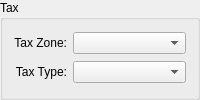
      <widget class="QGroupBox" name="_taxGroup">
       <property name="title">
        <string>Tax</string>
       </property>
       <layout class="QGridLayout" name="gridLayout_3">
        <item row="0" column="0">
         <widget class="QLabel" name="_taxauthLit">
          <property name="text">
           <string>Tax Zone:</string>
          </property>
          <property name="alignment">
           <set>Qt::AlignRight|Qt::AlignTrailing|Qt::AlignVCenter</set>
          </property>
          <property name="buddy">
           <cstring>_taxzone</cstring>
          </property>
         </widget>
        </item>
        <item row="0" column="1">
         <widget class="XComboBox" name="_taxzone">
          <property name="sizePolicy">
           <sizepolicy hsizetype="Expanding" vsizetype="Fixed">
            <horstretch>0</horstretch>
            <verstretch>0</verstretch>
           </sizepolicy>
          </property>
          <property name="allowNull">
           <bool>true</bool>
          </property>
          <property name="nullStr">
           <string>Any</string>
          </property>
          <property name="type">
           <enum>XComboBox::TaxZones</enum>
          </property>
         </widget>
        </item>
        <item row="1" column="0">
         <widget class="QLabel" name="_taxtypeLit">
          <property name="text">
           <string>Tax Type:</string>
          </property>
          <property name="alignment">
           <set>Qt::AlignRight|Qt::AlignTrailing|Qt::AlignVCenter</set>
          </property>
          <property name="buddy">
           <cstring>_taxtype</cstring>
          </property>
         </widget>
        </item>
        <item row="1" column="1">
         <widget class="XComboBox" name="_taxtype">
          <property name="type">
           <enum>XComboBox::TaxTypes</enum>
          </property>
         </widget>
        </item>
       </layout>
      </widget>
